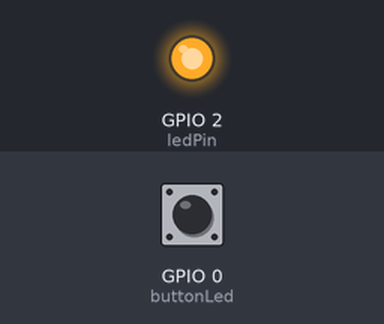
Bench run of a program on a simulated ESP8266 (NodeMCU). Shown: output pins drawn as LEDs (lit = HIGH). The test bench sets the inputs (shaded band); at power-on: GPIO 0 (buttonLed) HIGH. WiFi joins after 1.5 s; servers stay silent unless stated; random numbers use the default seed unless the program sets one; no MQTT or app messages arrive unless stated; what the program prints to the serial monitor is not drawn.

Above: at 2.7 s.
2.8 s: GPIO 0 (buttonLed) pulled LOW for 0.35 s
At 4.5 s:
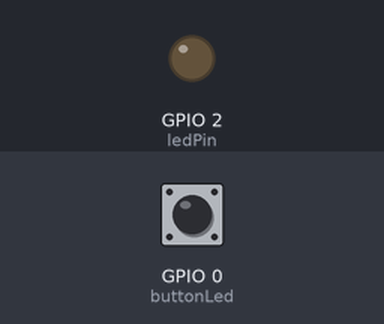
4.8 s: GPIO 0 (buttonLed) pulled LOW for 1 s
At 7.2 s:
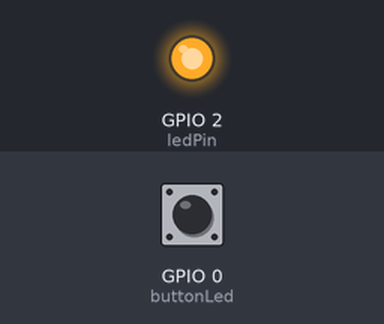
7.6 s: GPIO 0 (buttonLed) pulled LOW for 3.2 s
At 11.7 s:
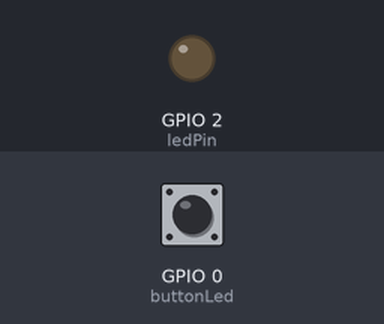
Timing chart, 0 to 13.2 s (numbered marks = the images above; inputs shaded):
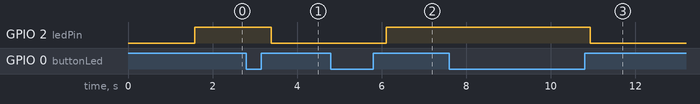

The program:

main.cpp
```cpp
#include <Arduino.h>
#include <ESP8266WiFi.h>
#include <PubSubClient.h>
#include "bridge.h"

void setup(){

  Serial.begin(115200);
  connectWiFi();
  reconnect();
}

void loop() {

messagePub();
loopConnection();
}
```

bridge.h
```cpp
#include <Arduino.h>
void connectWiFi();
void reconnect();
void messagePub();
void loopConnection();
```

connectWiFi.cpp
```cpp
#include <Arduino.h>
#include <ESP8266WiFi.h>
#include "dataWiFi.h"

void connectWiFi(){

  delay(10);
  Serial.println();
  Serial.print("Conectado a: ");
  Serial.println(ssid);
  WiFi.begin(ssid, pass);

  while (WiFi.status() != WL_CONNECTED)
  {
    delay(500);
    Serial.print(".");
  }

  Serial.println("");
  Serial.print("Wifi conectado - IP: ");
  Serial.println(WiFi.localIP());
}
```

dataWiFi.h
```cpp
const char* ssid = "****"; //Name of wireless local area network
const char* pass = "****"; //Password
```

mqttConnection.cpp
```cpp
#include <Arduino.h>
#include <ESP8266WiFi.h>
#include <PubSubClient.h>

const char* mqttClient = "****"; //IP
const char* mqttPub = "****"; //Topic

const int buttonLed = 0;
const int ledPin = LED_BUILTIN;

int val = 0;
int oldVal = 0;
int str = 0;

WiFiClient espclient;
PubSubClient client(espclient);

void reconnect(){

client.setServer(mqttClient, 1883);
pinMode(buttonLed, INPUT_PULLUP);
pinMode(ledPin, OUTPUT);

  while (!client.connected())
  {
    Serial.print("Intentando establecer conexión MQTT... ");
    String clientId = "ESP8266_Edisson";
    clientId += String(random(0xffff), HEX);

    if (client.connect(clientId.c_str()))
    {
      Serial.println("Conectado");
      if (client.subscribe(mqttPub))
      {
        Serial.printf("El cliente %s está conectado a Mosquitto MQTT \n", clientId.c_str());
      }
      else{
        Serial.print("Falló suscripción ");
        Serial.print(client.state());
        Serial.print("Intentando reconectar en 5 segundos");
        delay(5000);
      }
    }
  }
}

void messagePub() {
  if(!client.connected()){
    reconnect();
  }

  if(client.connected()){

    val= digitalRead(buttonLed);

    if ((val == HIGH) && (oldVal == LOW))
    {
    str= 1 - str;
    delay(10);
    }

    oldVal = val;

    if (str == 0)
    {
      client.publish(mqttPub, "on");
      digitalWrite(ledPin, 0);
      delay(300);
    }
    else
    {
      client.publish(mqttPub, "off");
      digitalWrite(ledPin, 1);
      delay(300);
    }
  }
  client.loop();
}

void loopConnection(){
  client.loop();
}
```

Measured:
- after the input at 2.8 s, GPIO 2 (ledPin): HIGH → LOW after 0.59 s
- after the input at 4.8 s, GPIO 2 (ledPin): LOW → HIGH after 1.3 s
- after the input at 7.6 s, GPIO 2 (ledPin): HIGH → LOW after 3.3 s
